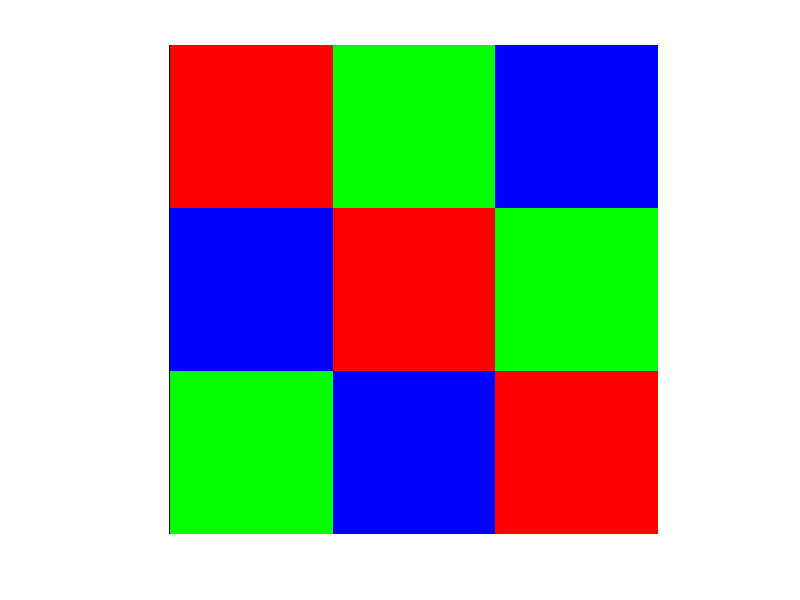
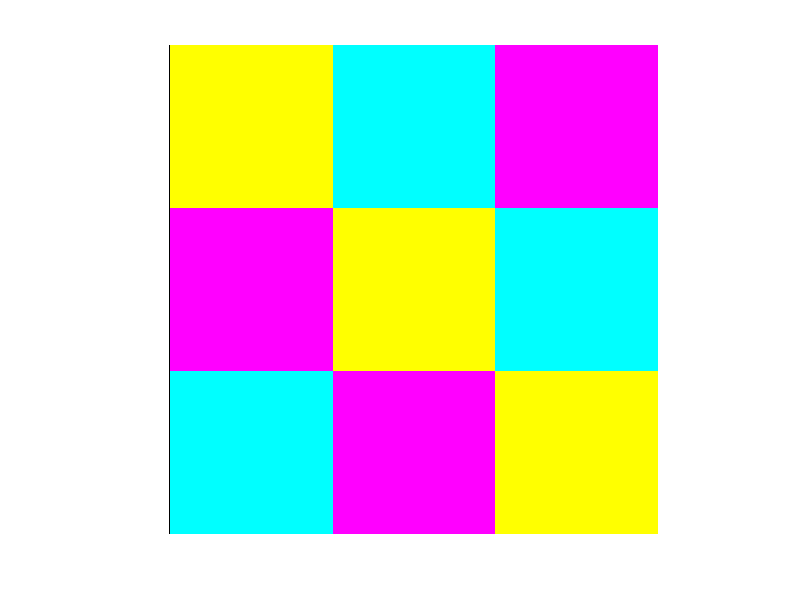
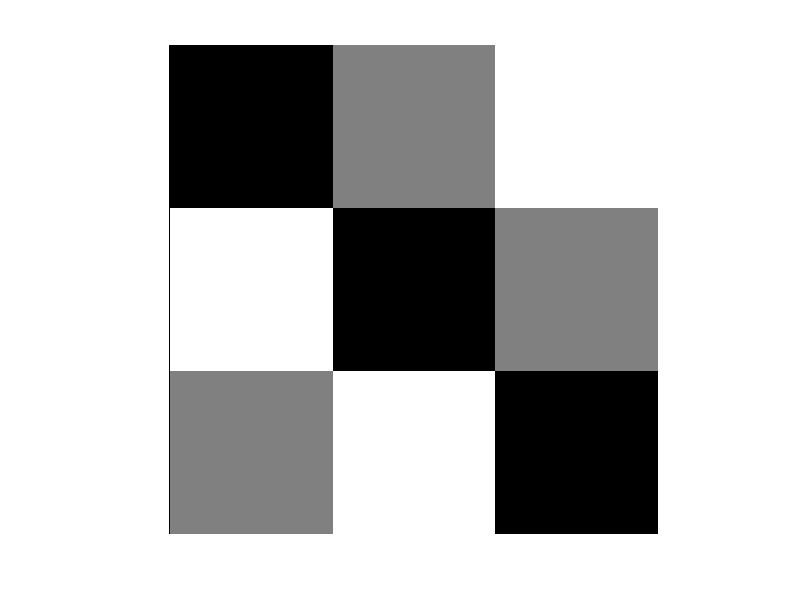

The MATLAB source for these figures, in order:
close all;

X=[1 2 3;3 1 2;2 3 1];
X_map=[1 0 0;0 1 0;0 0 1];
imshow(X,X_map,'InitialMagnification', 'fit');
X_map=[1 1 0;0 1 1;1 0 1];
figure;
imshow(X,X_map,'InitialMagnification', 'fit');
figure;
X_map=[0 0 0;0.5 .5 0.5;1 1 1];
imshow(X,X_map,'InitialMagnification', 'fit');
